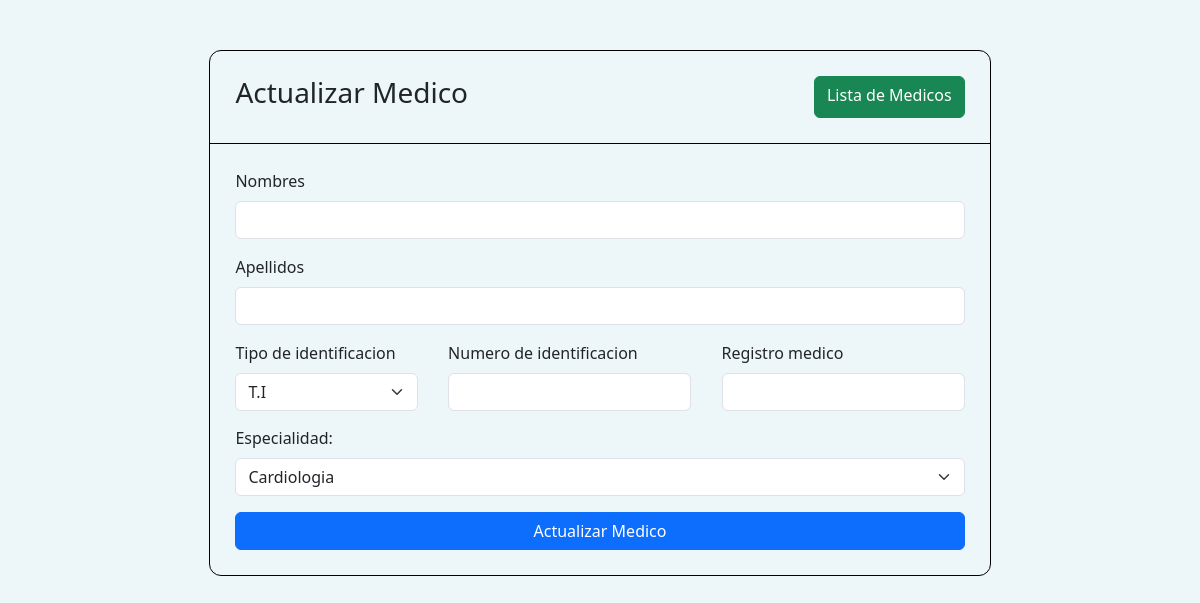
Page /medicos/update/6 on the earlier database version.
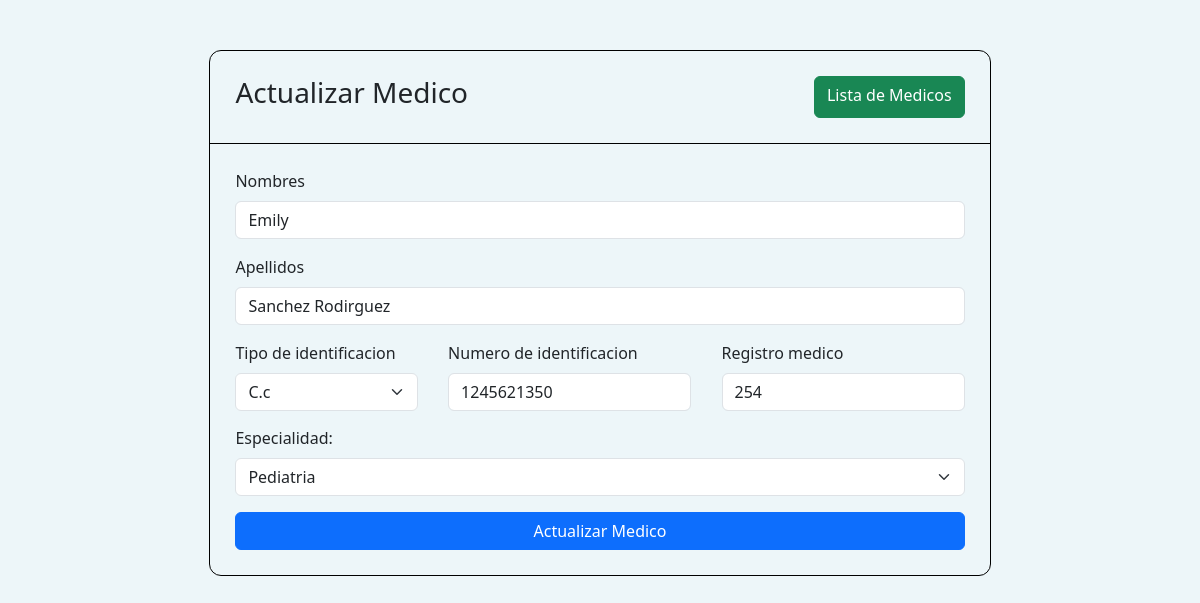
Same page on the later database version.
### app/models.py (models this page shows)
class Medico(db.Model):
    __tablename__='medicos'
    id = db.Column(db.Integer, primary_key = True )
    nombres = db.Column(db.String(120), nullable = True )
    apellidos = db.Column(db.String(120), nullable = True)
    tipo_identificacion = db.Column(db.String(4), nullable = True)
    numero_identificacion = db.Column(db.Integer)
    registro_medico = db.Column(db.Integer)
    especialidad = db.Column(db.String(50))
    citas = db.relationship("Cita" , backref = "medico" )

### app/routes.py (the view, shortened to what this page needs)
@app.route('/medicos/update/<int:id>', methods = ['GET', 'POST'])
def update_medico(id):
    especialidades = [ 'Cardiologia', 'Pediatria','Psicologia']
    medico_update = Medico.query.get(id)
    if(request.method == 'GET'):
        return render_template('medicos/medico_update.html', medico_update = medico_update, especialidades = especialidades)

### app/templates/medicos/medico_update.html (shortened to what this page needs)
<!DOCTYPE html>
<html lang="en">
  <head>
    <link rel="stylesheet" href="https://cdn.jsdelivr.net/npm/bootstrap@5.3.3/dist/css/bootstrap.min.css">
  </head>
  <body>
    <section class="container sectionForm">
      <article class="articleForm">
        <nav class="container navForm" >
          <h3 class="titleForm" >Actualizar Medico</h3>
          <a  class="btn btn-success" href="http://127.0.0.1:5000/medicos">Lista de Medicos</a>
        </nav>
        <form method="post" class="formForm" action="/medicos/update/{{medico_update.id}}">
          <div class="mb-3">
            <label for="nombres" class="form-label">Nombres</label>
            <input type="text" name="nombres"  value="{{ medico_update.nombres }}" class="form-control" id="nombres" aria-describedby="emailHelp" required>
          </div>
          <div class="mb-3">
            <label for="apellidos" class="form-label">Apellidos</label>
            <input type="text" name="apellidos"  value="{{ medico_update.apellidos }}" class="form-control" id="apellidos" required>
          </div>
          <section class="sectionIntoForm">
            <div class="col-sm-3">
              <label for="tipoIdentificacion" class="form-label">Tipo de identificacion</label>
              <select class="form-select" name="tipoID" aria-label="Default select example" required>
                <option {% if medico_update.tipo_identificacion == 'TI' %} selected {%endif%}>T.I</option>
                <option {% if medico_update.tipo_identificacion == 'CC' %} selected {%endif%}>C.c</option>
              </select>
            </div>
            <div class="col-sm-4">
              <label for="nIdentificacion" class="form-label">Numero de identificacion</label>
              <input type="text" name="numeroID" value="{{ medico_update.numero_identificacion }}" class="form-control" id="nIdentificacion" required>
            </div>
            <div class="col-sm-4">
              <label for="nRegistro" class="form-label">Registro medico</label>
              <input type="text" name="registroMedico" value="{{ medico_update.registro_medico }}" class="form-control" id="nRegistro" required>
            </div>
          </section>
          <div class="mb-3">
            <label for="especialidad" class="form-label">Especialidad: </label>
            <select class="form-select"  name="especialidad" aria-label="Default select example" id="especialidad" required >
              {% for especialidad in especialidades %}
              <option {% if medico_update.especialidad == especialidad %} selected {%endif%} > {{ especialidad }}</option>
              {% endfor %}
            </select>
          </div>
          <button type="submit" class="btn btn-primary botonForm">Actualizar Medico</button>
        </form>
      </article>
    </section>
  </body>
</html>

Differences in the rows shown:
added Medico: nombres "Emily", apellidos "Sanchez Rodirguez", tipoID "C.c", numeroID "1245621350", registroMedico "254", especialidad "Pediatria"
Other differences:
form field tipoID: "T.I" → (not shown)
form field especialidad: "Cardiologia" → (not shown)
